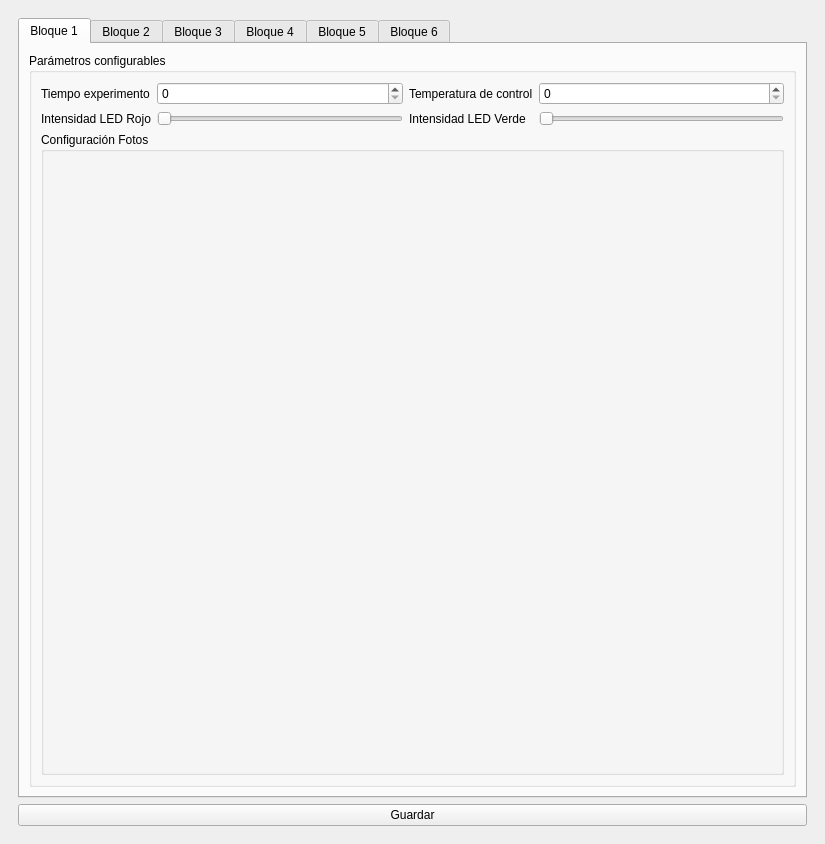
<?xml version="1.0" encoding="UTF-8"?>
<ui version="4.0">
 <class>MainWindow</class>
 <widget class="QMainWindow" name="MainWindow">
  <property name="geometry">
   <rect>
    <x>0</x>
    <y>0</y>
    <width>825</width>
    <height>844</height>
   </rect>
  </property>
  <property name="sizePolicy">
   <sizepolicy hsizetype="Preferred" vsizetype="Preferred">
    <horstretch>0</horstretch>
    <verstretch>0</verstretch>
   </sizepolicy>
  </property>
  <property name="windowTitle">
   <string>MainWindow</string>
  </property>
  <widget class="QWidget" name="centralwidget">
   <layout class="QVBoxLayout" name="verticalLayout_4">
    <item>
     <widget class="QWidget" name="widget" native="true">
      <layout class="QVBoxLayout" name="verticalLayout_3">
       <item>
        <widget class="QTabWidget" name="tabs">
         <property name="currentIndex">
          <number>0</number>
         </property>
         <widget class="QWidget" name="tab_1">
          <attribute name="title">
           <string>Bloque 1</string>
          </attribute>
          <layout class="QVBoxLayout" name="verticalLayout">
           <item>
            <widget class="QGroupBox" name="groupBox">
             <property name="title">
              <string>Parámetros configurables</string>
             </property>
             <layout class="QVBoxLayout" name="verticalLayout_2">
              <item>
               <layout class="QGridLayout" name="gridLayout">
                <item row="0" column="0">
                 <widget class="QLabel" name="label">
                  <property name="text">
                   <string>Tiempo experimento</string>
                  </property>
                 </widget>
                </item>
                <item row="0" column="3">
                 <widget class="QSpinBox" name="b1_T_control"/>
                </item>
                <item row="0" column="2">
                 <widget class="QLabel" name="label_2">
                  <property name="text">
                   <string>Temperatura de control</string>
                  </property>
                 </widget>
                </item>
                <item row="0" column="1">
                 <widget class="QSpinBox" name="b1_t_exp"/>
                </item>
                <item row="1" column="0">
                 <widget class="QLabel" name="label_3">
                  <property name="text">
                   <string>Intensidad LED Rojo</string>
                  </property>
                 </widget>
                </item>
                <item row="1" column="2">
                 <widget class="QLabel" name="label_4">
                  <property name="text">
                   <string>Intensidad LED Verde</string>
                  </property>
                 </widget>
                </item>
                <item row="1" column="1">
                 <widget class="QSlider" name="b1_slider_led_rojo">
                  <property name="orientation">
                   <enum>Qt::Horizontal</enum>
                  </property>
                 </widget>
                </item>
                <item row="1" column="3">
                 <widget class="QSlider" name="b1_slider_led_verde">
                  <property name="orientation">
                   <enum>Qt::Horizontal</enum>
                  </property>
                 </widget>
                </item>
               </layout>
              </item>
              <item>
               <widget class="QGroupBox" name="groupBox_2">
                <property name="title">
                 <string>Configuración Fotos</string>
                </property>
               </widget>
              </item>
             </layout>
            </widget>
           </item>
          </layout>
         </widget>
         <widget class="QWidget" name="tab_2">
          <attribute name="title">
           <string>Bloque 2</string>
          </attribute>
          <layout class="QVBoxLayout" name="verticalLayout_6">
           <item>
            <widget class="QGroupBox" name="groupBox_5">
             <property name="title">
              <string>Parámetros configurables</string>
             </property>
             <layout class="QVBoxLayout" name="verticalLayout_5">
              <item>
               <layout class="QGridLayout" name="gridLayout_2">
                <item row="0" column="0">
                 <widget class="QLabel" name="label_5">
                  <property name="text">
                   <string>Tiempo experimento</string>
                  </property>
                 </widget>
                </item>
                <item row="0" column="3">
                 <widget class="QSpinBox" name="b2_T_control"/>
                </item>
                <item row="0" column="2">
                 <widget class="QLabel" name="label_6">
                  <property name="text">
                   <string>Temperatura de control</string>
                  </property>
                 </widget>
                </item>
                <item row="0" column="1">
                 <widget class="QSpinBox" name="b2_t_exp"/>
                </item>
                <item row="1" column="0">
                 <widget class="QLabel" name="label_7">
                  <property name="text">
                   <string>Intensidad LED Rojo</string>
                  </property>
                 </widget>
                </item>
                <item row="1" column="2">
                 <widget class="QLabel" name="label_8">
                  <property name="text">
                   <string>Intensidad LED Verde</string>
                  </property>
                 </widget>
                </item>
                <item row="1" column="1">
                 <widget class="QSlider" name="b2_slider_led_rojo">
                  <property name="orientation">
                   <enum>Qt::Horizontal</enum>
                  </property>
                 </widget>
                </item>
                <item row="1" column="3">
                 <widget class="QSlider" name="b2_slider_led_verde">
                  <property name="orientation">
                   <enum>Qt::Horizontal</enum>
                  </property>
                 </widget>
                </item>
               </layout>
              </item>
              <item>
               <widget class="QGroupBox" name="groupBox_8">
                <property name="title">
                 <string>Configuración Fotos</string>
                </property>
               </widget>
              </item>
             </layout>
            </widget>
           </item>
          </layout>
         </widget>
         <widget class="QWidget" name="tab_3">
          <attribute name="title">
           <string>Bloque 3</string>
          </attribute>
          <layout class="QVBoxLayout" name="verticalLayout_8">
           <item>
            <widget class="QGroupBox" name="groupBox_3">
             <property name="title">
              <string>Parámetros configurables</string>
             </property>
             <layout class="QVBoxLayout" name="verticalLayout_7">
              <item>
               <layout class="QGridLayout" name="gridLayout_3">
                <item row="0" column="0">
                 <widget class="QLabel" name="label_9">
                  <property name="text">
                   <string>Tiempo experimento</string>
                  </property>
                 </widget>
                </item>
                <item row="0" column="3">
                 <widget class="QSpinBox" name="b3_T_control"/>
                </item>
                <item row="0" column="2">
                 <widget class="QLabel" name="label_10">
                  <property name="text">
                   <string>Temperatura de control</string>
                  </property>
                 </widget>
                </item>
                <item row="0" column="1">
                 <widget class="QSpinBox" name="b3_t_exp"/>
                </item>
                <item row="1" column="0">
                 <widget class="QLabel" name="label_11">
                  <property name="text">
                   <string>Intensidad LED Rojo</string>
                  </property>
                 </widget>
                </item>
                <item row="1" column="2">
                 <widget class="QLabel" name="label_12">
                  <property name="text">
                   <string>Intensidad LED Verde</string>
                  </property>
                 </widget>
                </item>
                <item row="1" column="1">
                 <widget class="QSlider" name="b3_slider_led_rojo">
                  <property name="orientation">
                   <enum>Qt::Horizontal</enum>
                  </property>
                 </widget>
                </item>
                <item row="1" column="3">
                 <widget class="QSlider" name="b3_slider_led_verde">
                  <property name="orientation">
                   <enum>Qt::Horizontal</enum>
                  </property>
                 </widget>
                </item>
               </layout>
              </item>
              <item>
               <widget class="QGroupBox" name="groupBox_9">
                <property name="title">
                 <string>Configuración Fotos</string>
                </property>
               </widget>
              </item>
             </layout>
            </widget>
           </item>
          </layout>
         </widget>
         <widget class="QWidget" name="tab_4">
          <attribute name="title">
           <string>Bloque 4</string>
          </attribute>
          <layout class="QVBoxLayout" name="verticalLayout_10">
           <item>
            <widget class="QGroupBox" name="groupBox_4">
             <property name="title">
              <string>Parámetros configurables</string>
             </property>
             <layout class="QVBoxLayout" name="verticalLayout_9">
              <item>
               <layout class="QGridLayout" name="gridLayout_4">
                <item row="0" column="0">
                 <widget class="QLabel" name="label_13">
                  <property name="text">
                   <string>Tiempo experimento</string>
                  </property>
                 </widget>
                </item>
                <item row="0" column="3">
                 <widget class="QSpinBox" name="b4_T_control"/>
                </item>
                <item row="0" column="2">
                 <widget class="QLabel" name="label_14">
                  <property name="text">
                   <string>Temperatura de control</string>
                  </property>
                 </widget>
                </item>
                <item row="0" column="1">
                 <widget class="QSpinBox" name="b4_t_exp"/>
                </item>
                <item row="1" column="0">
                 <widget class="QLabel" name="label_15">
                  <property name="text">
                   <string>Intensidad LED Rojo</string>
                  </property>
                 </widget>
                </item>
                <item row="1" column="2">
                 <widget class="QLabel" name="label_16">
                  <property name="text">
                   <string>Intensidad LED Verde</string>
                  </property>
                 </widget>
                </item>
                <item row="1" column="1">
                 <widget class="QSlider" name="b4_slider_led_rojo">
                  <property name="orientation">
                   <enum>Qt::Horizontal</enum>
                  </property>
                 </widget>
                </item>
                <item row="1" column="3">
                 <widget class="QSlider" name="b4_slider_led_verde">
                  <property name="orientation">
                   <enum>Qt::Horizontal</enum>
                  </property>
                 </widget>
                </item>
               </layout>
              </item>
              <item>
               <widget class="QGroupBox" name="groupBox_10">
                <property name="title">
                 <string>Configuración Fotos</string>
                </property>
               </widget>
              </item>
             </layout>
            </widget>
           </item>
          </layout>
         </widget>
         <widget class="QWidget" name="tab_5">
          <attribute name="title">
           <string>Bloque 5</string>
          </attribute>
          <layout class="QVBoxLayout" name="verticalLayout_12">
           <item>
            <widget class="QGroupBox" name="groupBox_6">
             <property name="title">
              <string>Parámetros configurables</string>
             </property>
             <layout class="QVBoxLayout" name="verticalLayout_11">
              <item>
               <layout class="QGridLayout" name="gridLayout_5">
                <item row="0" column="0">
                 <widget class="QLabel" name="label_17">
                  <property name="text">
                   <string>Tiempo experimento</string>
                  </property>
                 </widget>
                </item>
                <item row="0" column="3">
                 <widget class="QSpinBox" name="b5_T_control"/>
                </item>
                <item row="0" column="2">
                 <widget class="QLabel" name="label_18">
                  <property name="text">
                   <string>Temperatura de control</string>
                  </property>
                 </widget>
                </item>
                <item row="0" column="1">
                 <widget class="QSpinBox" name="b5_t_exp"/>
                </item>
                <item row="1" column="0">
                 <widget class="QLabel" name="label_19">
                  <property name="text">
                   <string>Intensidad LED Rojo</string>
                  </property>
                 </widget>
                </item>
                <item row="1" column="2">
                 <widget class="QLabel" name="label_20">
                  <property name="text">
                   <string>Intensidad LED Verde</string>
                  </property>
                 </widget>
                </item>
                <item row="1" column="1">
                 <widget class="QSlider" name="b5_slider_led_rojo">
                  <property name="orientation">
                   <enum>Qt::Horizontal</enum>
                  </property>
                 </widget>
                </item>
                <item row="1" column="3">
                 <widget class="QSlider" name="b5_slider_led_verde">
                  <property name="orientation">
                   <enum>Qt::Horizontal</enum>
                  </property>
                 </widget>
                </item>
               </layout>
              </item>
              <item>
               <widget class="QGroupBox" name="groupBox_11">
                <property name="title">
                 <string>Configuración Fotos</string>
                </property>
               </widget>
              </item>
             </layout>
            </widget>
           </item>
          </layout>
         </widget>
         <widget class="QWidget" name="tab_6">
          <attribute name="title">
           <string>Bloque 6</string>
          </attribute>
          <layout class="QVBoxLayout" name="verticalLayout_14">
           <item>
            <widget class="QGroupBox" name="groupBox_7">
             <property name="title">
              <string>Parámetros configurables</string>
             </property>
             <layout class="QVBoxLayout" name="verticalLayout_13">
              <item>
               <layout class="QGridLayout" name="gridLayout_6">
                <item row="0" column="0">
                 <widget class="QLabel" name="label_21">
                  <property name="text">
                   <string>Tiempo experimento</string>
                  </property>
                 </widget>
                </item>
                <item row="0" column="3">
                 <widget class="QSpinBox" name="b6_T_control"/>
                </item>
                <item row="0" column="2">
                 <widget class="QLabel" name="label_22">
                  <property name="text">
                   <string>Temperatura de control</string>
                  </property>
                 </widget>
                </item>
                <item row="0" column="1">
                 <widget class="QSpinBox" name="b6_t_exp"/>
                </item>
                <item row="1" column="0">
                 <widget class="QLabel" name="label_23">
                  <property name="text">
                   <string>Intensidad LED Rojo</string>
                  </property>
                 </widget>
                </item>
                <item row="1" column="2">
                 <widget class="QLabel" name="label_24">
                  <property name="text">
                   <string>Intensidad LED Verde</string>
                  </property>
                 </widget>
                </item>
                <item row="1" column="1">
                 <widget class="QSlider" name="b6_slider_led_rojo">
                  <property name="orientation">
                   <enum>Qt::Horizontal</enum>
                  </property>
                 </widget>
                </item>
                <item row="1" column="3">
                 <widget class="QSlider" name="b6_slider_led_verde">
                  <property name="orientation">
                   <enum>Qt::Horizontal</enum>
                  </property>
                 </widget>
                </item>
               </layout>
              </item>
              <item>
               <widget class="QGroupBox" name="groupBox_12">
                <property name="title">
                 <string>Configuración Fotos</string>
                </property>
               </widget>
              </item>
             </layout>
            </widget>
           </item>
          </layout>
         </widget>
        </widget>
       </item>
       <item>
        <widget class="QPushButton" name="button_guardar">
         <property name="text">
          <string>Guardar</string>
         </property>
        </widget>
       </item>
      </layout>
     </widget>
    </item>
   </layout>
  </widget>
 </widget>
 <resources/>
 <connections/>
</ui>
